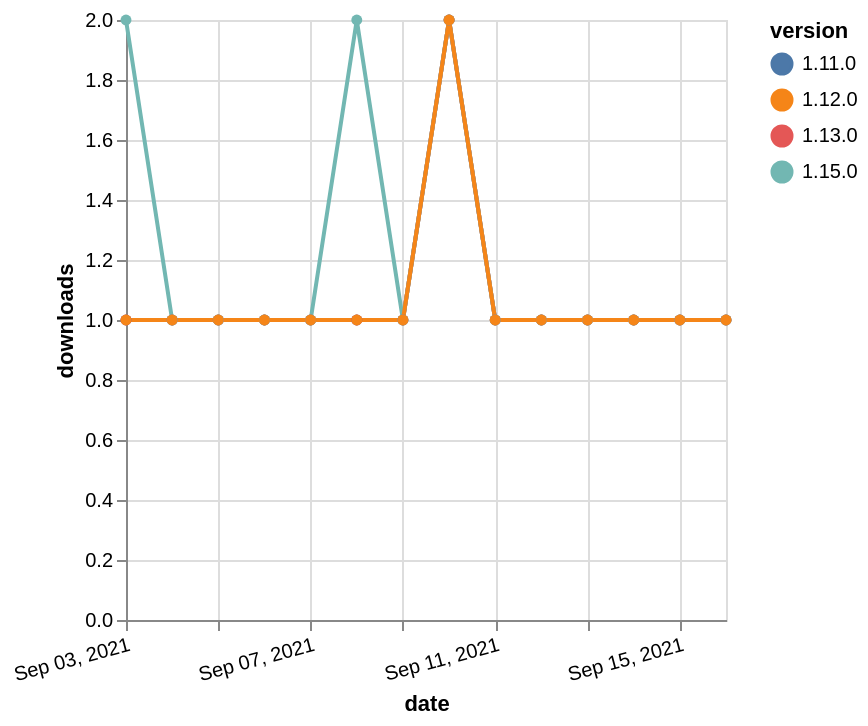

Here is the Vega-Lite specification saved for this chart:
### Vega-Lite specification from a JSON file in a GitHub repository (floating-point values rounded to 4 significant figures)
{"$schema": "https://vega.github.io/schema/vega-lite/v5.json", "description": "A simple bar chart with embedded data.", "data": {"values": [{"date": "2021-09-03", "total": 214, "delta": 1, "version": "1.11.0"}, {"date": "2021-09-04", "total": 215, "delta": 1, "version": "1.11.0"}, {"date": "2021-09-05", "total": 216, "delta": 1, "version": "1.11.0"}, {"date": "2021-09-06", "total": 217, "delta": 1, "version": "1.11.0"}, {"date": "2021-09-07", "total": 218, "delta": 1, "version": "1.11.0"}, {"date": "2021-09-08", "total": 219, "delta": 1, "version": "1.11.0"}, {"date": "2021-09-09", "total": 220, "delta": 1, "version": "1.11.0"}, {"date": "2021-09-10", "total": 222, "delta": 2, "version": "1.11.0"}, {"date": "2021-09-11", "total": 223, "delta": 1, "version": "1.11.0"}, {"date": "2021-09-12", "total": 224, "delta": 1, "version": "1.11.0"}, {"date": "2021-09-13", "total": 225, "delta": 1, "version": "1.11.0"}, {"date": "2021-09-14", "total": 226, "delta": 1, "version": "1.11.0"}, {"date": "2021-09-15", "total": 227, "delta": 1, "version": "1.11.0"}, {"date": "2021-09-16", "total": 228, "delta": 1, "version": "1.11.0"}, {"date": "2021-09-03", "total": 284, "delta": 1, "version": "1.13.0"}, {"date": "2021-09-04", "total": 285, "delta": 1, "version": "1.13.0"}, {"date": "2021-09-05", "total": 286, "delta": 1, "version": "1.13.0"}, {"date": "2021-09-06", "total": 287, "delta": 1, "version": "1.13.0"}, {"date": "2021-09-07", "total": 288, "delta": 1, "version": "1.13.0"}, {"date": "2021-09-08", "total": 289, "delta": 1, "version": "1.13.0"}, {"date": "2021-09-09", "total": 290, "delta": 1, "version": "1.13.0"}, {"date": "2021-09-10", "total": 292, "delta": 2, "version": "1.13.0"}, {"date": "2021-09-11", "total": 293, "delta": 1, "version": "1.13.0"}, {"date": "2021-09-12", "total": 294, "delta": 1, "version": "1.13.0"}, {"date": "2021-09-13", "total": 295, "delta": 1, "version": "1.13.0"}, {"date": "2021-09-14", "total": 296, "delta": 1, "version": "1.13.0"}, {"date": "2021-09-15", "total": 297, "delta": 1, "version": "1.13.0"}, {"date": "2021-09-16", "total": 298, "delta": 1, "version": "1.13.0"}, {"date": "2021-09-03", "total": 117, "delta": 2, "version": "1.15.0"}, {"date": "2021-09-04", "total": 118, "delta": 1, "version": "1.15.0"}, {"date": "2021-09-05", "total": 119, "delta": 1, "version": "1.15.0"}, {"date": "2021-09-06", "total": 120, "delta": 1, "version": "1.15.0"}, {"date": "2021-09-07", "total": 121, "delta": 1, "version": "1.15.0"}, {"date": "2021-09-08", "total": 123, "delta": 2, "version": "1.15.0"}, {"date": "2021-09-09", "total": 124, "delta": 1, "version": "1.15.0"}, {"date": "2021-09-10", "total": 126, "delta": 2, "version": "1.15.0"}, {"date": "2021-09-11", "total": 127, "delta": 1, "version": "1.15.0"}, {"date": "2021-09-12", "total": 128, "delta": 1, "version": "1.15.0"}, {"date": "2021-09-13", "total": 129, "delta": 1, "version": "1.15.0"}, {"date": "2021-09-14", "total": 130, "delta": 1, "version": "1.15.0"}, {"date": "2021-09-15", "total": 131, "delta": 1, "version": "1.15.0"}, {"date": "2021-09-16", "total": 132, "delta": 1, "version": "1.15.0"}, {"date": "2021-09-03", "total": 180, "delta": 1, "version": "1.12.0"}, {"date": "2021-09-04", "total": 181, "delta": 1, "version": "1.12.0"}, {"date": "2021-09-05", "total": 182, "delta": 1, "version": "1.12.0"}, {"date": "2021-09-06", "total": 183, "delta": 1, "version": "1.12.0"}, {"date": "2021-09-07", "total": 184, "delta": 1, "version": "1.12.0"}, {"date": "2021-09-08", "total": 185, "delta": 1, "version": "1.12.0"}, {"date": "2021-09-09", "total": 186, "delta": 1, "version": "1.12.0"}, {"date": "2021-09-10", "total": 188, "delta": 2, "version": "1.12.0"}, {"date": "2021-09-11", "total": 189, "delta": 1, "version": "1.12.0"}, {"date": "2021-09-12", "total": 190, "delta": 1, "version": "1.12.0"}, {"date": "2021-09-13", "total": 191, "delta": 1, "version": "1.12.0"}, {"date": "2021-09-14", "total": 192, "delta": 1, "version": "1.12.0"}, {"date": "2021-09-15", "total": 193, "delta": 1, "version": "1.12.0"}, {"date": "2021-09-16", "total": 194, "delta": 1, "version": "1.12.0"}]}, "width": "container", "mark": {"type": "line", "point": {"filled": true}}, "encoding": {"x": {"field": "date", "type": "temporal", "timeUnit": "yearmonthdate", "title": "date", "axis": {"labelAngle": -15}}, "y": {"field": "delta", "type": "quantitative", "title": "downloads"}, "color": {"field": "version", "type": "nominal"}, "tooltip": {"field": "delta"}}}
